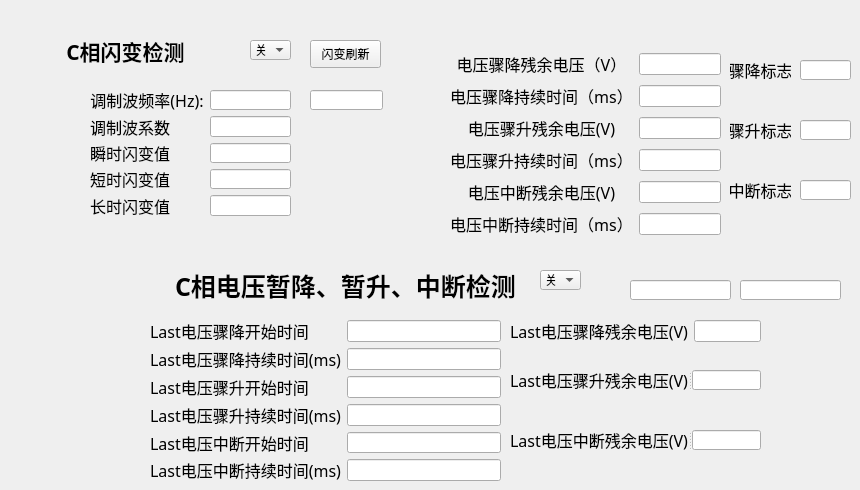
     <widget class="QWidget" name="tab_7">
      <attribute name="title">
       <string>C相其他量</string>
      </attribute>
      <widget class="QWidget" name="layoutWidget_88">
       <property name="geometry">
        <rect>
         <x>450</x>
         <y>50</y>
         <width>271</width>
         <height>188</height>
        </rect>
       </property>
       <layout class="QGridLayout" name="gridLayout_10">
        <item row="0" column="0">
         <widget class="QLabel" name="label_718">
          <property name="font">
           <font>
            <family>楷体</family>
            <pointsize>12</pointsize>
           </font>
          </property>
          <property name="text">
           <string>电压骤降残余电压（V）</string>
          </property>
          <property name="alignment">
           <set>Qt::AlignCenter</set>
          </property>
         </widget>
        </item>
        <item row="0" column="1">
         <widget class="QLineEdit" name="C_V_Dip_Depth"/>
        </item>
        <item row="1" column="0">
         <widget class="QLabel" name="label_719">
          <property name="font">
           <font>
            <family>楷体</family>
            <pointsize>12</pointsize>
           </font>
          </property>
          <property name="text">
           <string>电压骤降持续时间（ms）</string>
          </property>
          <property name="alignment">
           <set>Qt::AlignCenter</set>
          </property>
         </widget>
        </item>
        <item row="1" column="1">
         <widget class="QLineEdit" name="C_V_Dip_Time"/>
        </item>
        <item row="2" column="0">
         <widget class="QLabel" name="label_720">
          <property name="font">
           <font>
            <family>楷体</family>
            <pointsize>12</pointsize>
           </font>
          </property>
          <property name="text">
           <string>电压骤升残余电压(V)</string>
          </property>
          <property name="alignment">
           <set>Qt::AlignCenter</set>
          </property>
         </widget>
        </item>
        <item row="2" column="1">
         <widget class="QLineEdit" name="C_V_Swell"/>
        </item>
        <item row="3" column="0">
         <widget class="QLabel" name="label_721">
          <property name="font">
           <font>
            <family>楷体</family>
            <pointsize>12</pointsize>
           </font>
          </property>
          <property name="text">
           <string>电压骤升持续时间（ms）</string>
          </property>
          <property name="alignment">
           <set>Qt::AlignCenter</set>
          </property>
         </widget>
        </item>
        <item row="3" column="1">
         <widget class="QLineEdit" name="C_V_Swell_Time"/>
        </item>
        <item row="4" column="0">
         <widget class="QLabel" name="label_722">
          <property name="font">
           <font>
            <family>楷体</family>
            <pointsize>12</pointsize>
           </font>
          </property>
          <property name="text">
           <string>电压中断残余电压(V)</string>
          </property>
          <property name="alignment">
           <set>Qt::AlignCenter</set>
          </property>
         </widget>
        </item>
        <item row="4" column="1">
         <widget class="QLineEdit" name="C_V_Interrupt"/>
        </item>
        <item row="5" column="0">
         <widget class="QLabel" name="label_723">
          <property name="font">
           <font>
            <family>楷体</family>
            <pointsize>12</pointsize>
           </font>
          </property>
          <property name="text">
           <string>电压中断持续时间（ms）</string>
          </property>
          <property name="alignment">
           <set>Qt::AlignCenter</set>
          </property>
         </widget>
        </item>
        <item row="5" column="1">
         <widget class="QLineEdit" name="C_V_Interrupt_Time"/>
        </item>
       </layout>
      </widget>
      <widget class="QLabel" name="label_724">
       <property name="geometry">
        <rect>
         <x>730</x>
         <y>60</y>
         <width>61</width>
         <height>20</height>
        </rect>
       </property>
       <property name="font">
        <font>
         <family>楷体</family>
         <pointsize>12</pointsize>
        </font>
       </property>
       <property name="text">
        <string>骤降标志</string>
       </property>
       <property name="alignment">
        <set>Qt::AlignCenter</set>
       </property>
      </widget>
      <widget class="QLabel" name="label_52">
       <property name="geometry">
        <rect>
         <x>60</x>
         <y>20</y>
         <width>131</width>
         <height>61</height>
        </rect>
       </property>
       <property name="font">
        <font>
         <family>楷体</family>
         <pointsize>16</pointsize>
         <weight>75</weight>
         <bold>true</bold>
        </font>
       </property>
       <property name="contextMenuPolicy">
        <enum>Qt::DefaultContextMenu</enum>
       </property>
       <property name="layoutDirection">
        <enum>Qt::LeftToRight</enum>
       </property>
       <property name="frameShape">
        <enum>QFrame::NoFrame</enum>
       </property>
       <property name="text">
        <string>C相闪变检测</string>
       </property>
       <property name="textFormat">
        <enum>Qt::AutoText</enum>
       </property>
       <property name="alignment">
        <set>Qt::AlignCenter</set>
       </property>
      </widget>
      <widget class="QLineEdit" name="C_result_800">
       <property name="geometry">
        <rect>
         <x>740</x>
         <y>280</y>
         <width>101</width>
         <height>20</height>
        </rect>
       </property>
      </widget>
      <widget class="QLabel" name="label_53">
       <property name="geometry">
        <rect>
         <x>160</x>
         <y>270</y>
         <width>371</width>
         <height>31</height>
        </rect>
       </property>
       <property name="font">
        <font>
         <family>楷体</family>
         <pointsize>19</pointsize>
         <weight>75</weight>
         <bold>true</bold>
        </font>
       </property>
       <property name="text">
        <string>C相电压暂降、暂升、中断检测</string>
       </property>
       <property name="alignment">
        <set>Qt::AlignCenter</set>
       </property>
      </widget>
      <widget class="QLineEdit" name="C_V_Dip_Flag">
       <property name="geometry">
        <rect>
         <x>800</x>
         <y>60</y>
         <width>51</width>
         <height>20</height>
        </rect>
       </property>
      </widget>
      <widget class="QWidget" name="layoutWidget_90">
       <property name="geometry">
        <rect>
         <x>150</x>
         <y>320</y>
         <width>351</width>
         <height>161</height>
        </rect>
       </property>
       <layout class="QFormLayout" name="formLayout_94">
        <item row="0" column="0">
         <widget class="QLabel" name="label_731">
          <property name="font">
           <font>
            <family>楷体</family>
            <pointsize>12</pointsize>
           </font>
          </property>
          <property name="text">
           <string>Last电压骤降开始时间</string>
          </property>
          <property name="alignment">
           <set>Qt::AlignCenter</set>
          </property>
         </widget>
        </item>
        <item row="0" column="1">
         <widget class="QLineEdit" name="C_V_Dip_StartTime"/>
        </item>
        <item row="1" column="0">
         <widget class="QLabel" name="label_732">
          <property name="font">
           <font>
            <family>楷体</family>
            <pointsize>12</pointsize>
           </font>
          </property>
          <property name="text">
           <string>Last电压骤降持续时间(ms)</string>
          </property>
          <property name="alignment">
           <set>Qt::AlignCenter</set>
          </property>
         </widget>
        </item>
        <item row="1" column="1">
         <widget class="QLineEdit" name="C_V_Dip_LastTime"/>
        </item>
        <item row="2" column="0">
         <widget class="QLabel" name="label_733">
          <property name="font">
           <font>
            <family>楷体</family>
            <pointsize>12</pointsize>
           </font>
          </property>
          <property name="text">
           <string>Last电压骤升开始时间</string>
          </property>
          <property name="alignment">
           <set>Qt::AlignCenter</set>
          </property>
         </widget>
        </item>
        <item row="2" column="1">
         <widget class="QLineEdit" name="C_V_Swell_StartTime"/>
        </item>
        <item row="3" column="0">
         <widget class="QLabel" name="label_734">
          <property name="font">
           <font>
            <family>楷体</family>
            <pointsize>12</pointsize>
           </font>
          </property>
          <property name="text">
           <string>Last电压骤升持续时间(ms)</string>
          </property>
          <property name="alignment">
           <set>Qt::AlignCenter</set>
          </property>
         </widget>
        </item>
        <item row="3" column="1">
         <widget class="QLineEdit" name="C_V_Swell_LastTime"/>
        </item>
        <item row="4" column="0">
         <widget class="QLabel" name="label_735">
          <property name="font">
           <font>
            <family>楷体</family>
            <pointsize>12</pointsize>
           </font>
          </property>
          <property name="text">
           <string>Last电压中断开始时间</string>
          </property>
          <property name="alignment">
           <set>Qt::AlignCenter</set>
          </property>
         </widget>
        </item>
        <item row="4" column="1">
         <widget class="QLineEdit" name="C_V_Interrupt_StartTime"/>
        </item>
        <item row="5" column="0">
         <widget class="QLabel" name="label_736">
          <property name="font">
           <font>
            <family>楷体</family>
            <pointsize>12</pointsize>
           </font>
          </property>
          <property name="text">
           <string>Last电压中断持续时间(ms)</string>
          </property>
          <property name="alignment">
           <set>Qt::AlignCenter</set>
          </property>
         </widget>
        </item>
        <item row="5" column="1">
         <widget class="QLineEdit" name="C_V_Interrupt_LasttTime"/>
        </item>
       </layout>
      </widget>
      <widget class="QLineEdit" name="C_result_400">
       <property name="geometry">
        <rect>
         <x>630</x>
         <y>280</y>
         <width>101</width>
         <height>20</height>
        </rect>
       </property>
      </widget>
      <widget class="QLineEdit" name="C_shanbianjisuancishu">
       <property name="geometry">
        <rect>
         <x>310</x>
         <y>90</y>
         <width>73</width>
         <height>20</height>
        </rect>
       </property>
      </widget>
      <widget class="QWidget" name="layoutWidget_91">
       <property name="geometry">
        <rect>
         <x>90</x>
         <y>90</y>
         <width>201</width>
         <height>126</height>
        </rect>
       </property>
       <layout class="QFormLayout" name="formLayout_95">
        <item row="0" column="0">
         <widget class="QLabel" name="label_737">
          <property name="font">
           <font>
            <family>楷体</family>
            <pointsize>12</pointsize>
           </font>
          </property>
          <property name="text">
           <string>调制波频率(Hz):</string>
          </property>
          <property name="alignment">
           <set>Qt::AlignCenter</set>
          </property>
         </widget>
        </item>
        <item row="0" column="1">
         <widget class="QLineEdit" name="C_tiaozhibo_f"/>
        </item>
        <item row="1" column="0">
         <widget class="QLabel" name="label_738">
          <property name="font">
           <font>
            <family>楷体</family>
            <pointsize>12</pointsize>
           </font>
          </property>
          <property name="text">
           <string>调制波系数</string>
          </property>
          <property name="alignment">
           <set>Qt::AlignCenter</set>
          </property>
         </widget>
        </item>
        <item row="1" column="1">
         <widget class="QLineEdit" name="C_tiaozhibo_xishu"/>
        </item>
        <item row="2" column="0">
         <widget class="QLabel" name="label_739">
          <property name="font">
           <font>
            <family>楷体</family>
            <pointsize>12</pointsize>
           </font>
          </property>
          <property name="text">
           <string>瞬时闪变值</string>
          </property>
          <property name="alignment">
           <set>Qt::AlignCenter</set>
          </property>
         </widget>
        </item>
        <item row="2" column="1">
         <widget class="QLineEdit" name="C_shunshishanbianzhi"/>
        </item>
        <item row="3" column="0">
         <widget class="QLabel" name="label_740">
          <property name="font">
           <font>
            <family>楷体</family>
            <pointsize>12</pointsize>
           </font>
          </property>
          <property name="text">
           <string>短时闪变值</string>
          </property>
          <property name="alignment">
           <set>Qt::AlignCenter</set>
          </property>
         </widget>
        </item>
        <item row="3" column="1">
         <widget class="QLineEdit" name="C_duanshishanbianzhi"/>
        </item>
        <item row="4" column="0">
         <widget class="QLabel" name="label_741">
          <property name="font">
           <font>
            <family>楷体</family>
            <pointsize>12</pointsize>
           </font>
          </property>
          <property name="text">
           <string>长时闪变值</string>
          </property>
          <property name="alignment">
           <set>Qt::AlignCenter</set>
          </property>
         </widget>
        </item>
        <item row="4" column="1">
         <widget class="QLineEdit" name="C_changshishanbianzhi"/>
        </item>
       </layout>
      </widget>
      <widget class="QLabel" name="label_742">
       <property name="geometry">
        <rect>
         <x>730</x>
         <y>120</y>
         <width>61</width>
         <height>20</height>
        </rect>
       </property>
       <property name="font">
        <font>
         <family>楷体</family>
         <pointsize>12</pointsize>
        </font>
       </property>
       <property name="text">
        <string>骤升标志</string>
       </property>
       <property name="alignment">
        <set>Qt::AlignCenter</set>
       </property>
      </widget>
      <widget class="QLineEdit" name="C_V_Interrupt_Flag">
       <property name="geometry">
        <rect>
         <x>800</x>
         <y>180</y>
         <width>51</width>
         <height>20</height>
        </rect>
       </property>
      </widget>
      <widget class="QPushButton" name="C_flicker_updateButton">
       <property name="geometry">
        <rect>
         <x>310</x>
         <y>40</y>
         <width>71</width>
         <height>28</height>
        </rect>
       </property>
       <property name="text">
        <string>闪变刷新</string>
       </property>
      </widget>
      <widget class="QComboBox" name="C_voltage_dipswellinterrupt_comboBox">
       <property name="geometry">
        <rect>
         <x>540</x>
         <y>270</y>
         <width>41</width>
         <height>20</height>
        </rect>
       </property>
       <item>
        <property name="text">
         <string>关</string>
        </property>
       </item>
       <item>
        <property name="text">
         <string>开</string>
        </property>
       </item>
      </widget>
      <widget class="QComboBox" name="C_flicker_comboBox">
       <property name="geometry">
        <rect>
         <x>250</x>
         <y>40</y>
         <width>41</width>
         <height>20</height>
        </rect>
       </property>
       <item>
        <property name="text">
         <string>关</string>
        </property>
       </item>
       <item>
        <property name="text">
         <string>开</string>
        </property>
       </item>
      </widget>
      <widget class="QLineEdit" name="C_V_Swell_Flag">
       <property name="geometry">
        <rect>
         <x>800</x>
         <y>120</y>
         <width>51</width>
         <height>20</height>
        </rect>
       </property>
      </widget>
      <widget class="QLabel" name="label_746">
       <property name="geometry">
        <rect>
         <x>730</x>
         <y>180</y>
         <width>61</width>
         <height>20</height>
        </rect>
       </property>
       <property name="font">
        <font>
         <family>楷体</family>
         <pointsize>12</pointsize>
        </font>
       </property>
       <property name="text">
        <string>中断标志</string>
       </property>
       <property name="alignment">
        <set>Qt::AlignCenter</set>
       </property>
      </widget>
      <widget class="QSplitter" name="splitter_12">
       <property name="geometry">
        <rect>
         <x>510</x>
         <y>370</y>
         <width>251</width>
         <height>20</height>
        </rect>
       </property>
       <property name="orientation">
        <enum>Qt::Horizontal</enum>
       </property>
       <widget class="QLabel" name="label_725">
        <property name="font">
         <font>
          <family>楷体</family>
          <pointsize>12</pointsize>
         </font>
        </property>
        <property name="text">
         <string>Last电压骤升残余电压(V)</string>
        </property>
        <property name="alignment">
         <set>Qt::AlignCenter</set>
        </property>
       </widget>
       <widget class="QLineEdit" name="C_Last_V_Swell"/>
      </widget>
      <widget class="QWidget" name="layoutWidget_94">
       <property name="geometry">
        <rect>
         <x>510</x>
         <y>320</y>
         <width>251</width>
         <height>22</height>
        </rect>
       </property>
       <layout class="QFormLayout" name="formLayout_99">
        <item row="0" column="0">
         <widget class="QLabel" name="label_729">
          <property name="font">
           <font>
            <family>楷体</family>
            <pointsize>12</pointsize>
           </font>
          </property>
          <property name="text">
           <string>Last电压骤降残余电压(V)</string>
          </property>
          <property name="alignment">
           <set>Qt::AlignCenter</set>
          </property>
         </widget>
        </item>
        <item row="0" column="1">
         <widget class="QLineEdit" name="C_Last_V_Dip_Depth"/>
        </item>
       </layout>
      </widget>
      <widget class="QSplitter" name="splitter_13">
       <property name="geometry">
        <rect>
         <x>510</x>
         <y>430</y>
         <width>251</width>
         <height>20</height>
        </rect>
       </property>
       <property name="orientation">
        <enum>Qt::Horizontal</enum>
       </property>
       <widget class="QLabel" name="label_730">
        <property name="font">
         <font>
          <family>楷体</family>
          <pointsize>12</pointsize>
         </font>
        </property>
        <property name="text">
         <string>Last电压中断残余电压(V)</string>
        </property>
        <property name="alignment">
         <set>Qt::AlignCenter</set>
        </property>
       </widget>
       <widget class="QLineEdit" name="C_Last_V_Interrupt"/>
      </widget>
     </widget>
